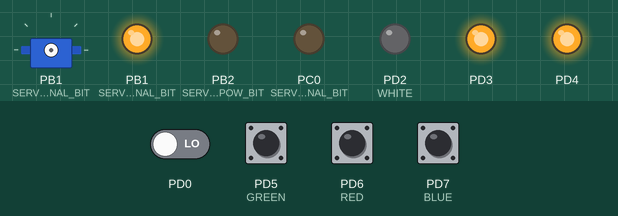
This program was run on a simulated ATmega88P, built with avr-gcc and emulated at 1 MHz. Shown: servo, output pins drawn as LEDs (lit = HIGH). Inputs (shaded band) come from the test bench; at power-on: PD5 (GREEN), PD6 (RED), PD7 (BLUE) HIGH, PD0 LOW. Sleep ends after the set time or at an interrupt; servo pulses on a pin are drawn as a servo (544–2400 µs = 0–180°); pins used as bus, display or sensor lines are not drawn; what the program prints to the serial monitor is not drawn.

Above: at 0.46 s.
1.3 s: PD7 (BLUE) pulled LOW for 0.15 s
At 3.9 s:
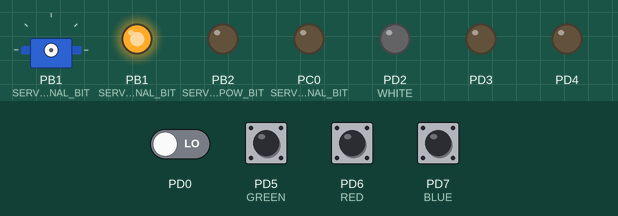
4.4 s: PD6 (RED) pulled LOW for 0.15 s
At 5.4 s:
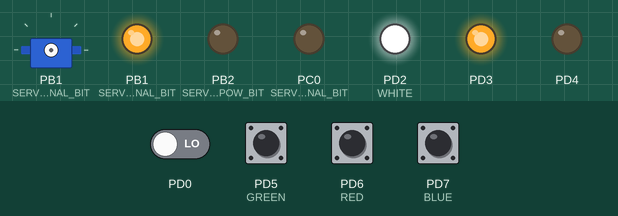
7.5 s: PD5 (GREEN) pulled LOW for 0.15 s
At 9.8 s:
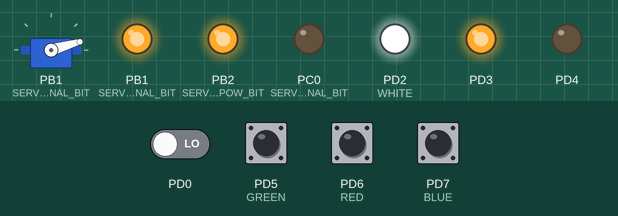
10.6 s: PD5 (GREEN) pulled LOW for 1 s
13.1 s: PD6 (RED) pulled LOW for 1 s
15.6 s: PD7 (BLUE) pulled LOW for 1 s
Timing chart, 0 to 18.6 s (numbered marks = the images above; inputs shaded):
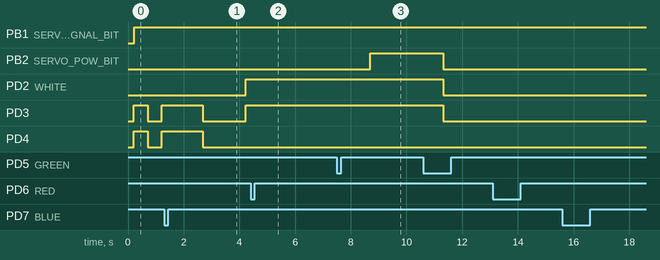

Measured:
- after the input at 1.3 s, PD2 (WHITE): LOW → HIGH after 2.9 s instead of 1.6 s; PD4: HIGH → LOW after 1.4 s instead of 0.41 s
- after the input at 4.4 s, PB2 (SERVO_POW_BIT): stays LOW (without the input it goes to HIGH after 2.8 s)
- after the input at 7.5 s, PB2 (SERVO_POW_BIT): LOW → HIGH after 1.2 s instead of 0.71 s
- after the input at 13.1 s, every drawn part: stays the same
- after the input at 15.6 s, every drawn part: stays the same

The program:

main.c
```c
/*
* aconoffcontroller_board_test.c
*
* Created: 2024/08/09 17:37:28
* Author : qwpmb
*/

#include <avr/io.h>
#include <avr/wdt.h>
#include <util/delay.h>
#include <stdbool.h>
#include "i2c_dht20.h"
#include "usart_io.h"
#include "ac_switch_servo.h"
#include "debug.h"
#include "powersave.h"
#include "indicator.h"
#include "config.h"
#include "buttons.h"

void init();
void main_routine();


uint8_t mcusr_mirror __attribute__ ((section (".noinit")));
void get_mcusr(void) \
__attribute__((naked)) \
__attribute__((section(".init3")));
void get_mcusr(void)
{
	mcusr_mirror = MCUSR;
	MCUSR = 0;
	wdt_disable();
}

int main(void)
{
	#ifdef EBUG
	init_usart();
	DEBUG_PRINT_STR("MCU starts as DEBUG mode.\n");
	#endif //EBUG
	init();
	run_main_sleep_alternation(main_routine);
}


void init(){
	init_buttons();
	init_servo_pwm();
	init_i2c();
	init_indicators();
	indicate(POWERON, false);
	indicate(NOLED, false);
}


float calc_discomfort_index(const float temperature, const float humidity){
	return 0.81 * temperature + 0.01 * humidity * (0.99 * temperature - 14.3) + 46.3;
}

int8_t schmitt_trigger_if_switch_ac(int8_t *switch_on, const float discomfort, const float high_thresh, const float low_thresh){
	/*
	* Determine if A/C should be switched (true) or not (false).
	*/
	if (discomfort > high_thresh && *switch_on == false){
		*switch_on = true;
		return true;
		}else if (discomfort < low_thresh && *switch_on == true){
		*switch_on = false;
		return true;
	}
	return false;
}

int8_t switch_status = false;
void main_routine(void){
	DEBUG_PRINT_STR("Running a main routine.\n");
	// Update switch status if a user changed the status by pressing a SW.
	int8_t new_switch_status = get_pin_status();
	if (new_switch_status >= 0){
		DEBUG_PRINT_STR("switch status has been changed by user: ");
		DEBUG_PRINT_DEC(switch_status); DEBUG_PRINT_STR("\n");
		switch_status = new_switch_status;
	}

	// Read sensor data
	float temp, hum, discomfort;
	int8_t success_read_temp_hum = get_temp_hum(&temp, &hum);
	if(success_read_temp_hum != 0){
		indicate(ERR01, false);
		_delay_ms(3000);
		indicate(NOLED, false);
	}

	// Trigger a A/C switch if comfortability changes.
	discomfort = calc_discomfort_index(temp, hum);
	int8_t toggle_switch = schmitt_trigger_if_switch_ac(&switch_status, discomfort, HIGH_THRESH, LOW_THRESH);
	if(toggle_switch){
		indicate(PRESSING_AC_SWITCH, false);
		enable_servo_pow();
		_delay_ms(HOLD_ANGLE_TIME_MSEC);		// Wait until the servo is well powered.
		rotateto(TARGET_DEG, SERVO0);
		_delay_ms(HOLD_ANGLE_TIME_MSEC);		// Hold the A/C switch for a while.
		rotateto(RESET_DEG, SERVO0);
		_delay_ms(HOLD_ANGLE_TIME_MSEC);		// Ensure the servo motor angle resets.
		disable_servo_pow();
		indicate(NOLED, false);
	}

	// DEBUG logs
	DEBUG_PRINT_STR("temp, hum, discomfort = ");
	DEBUG_PRINT_DEC((int8_t)temp); DEBUG_PRINT_STR(", ");
	DEBUG_PRINT_DEC((int8_t)hum); DEBUG_PRINT_STR(", ");
	DEBUG_PRINT_DEC((int8_t)discomfort); DEBUG_PRINT_STR("\n");
	DEBUG_PRINT_STR("swich status "); DEBUG_PRINT_DEC(switch_status);
	DEBUG_PRINT_STR(", toggled? "); DEBUG_PRINT_DEC(toggle_switch); DEBUG_PRINT_STR("\n");
}
```

ac_switch_servo.c
```c
#include <avr/io.h>
#include <avr/interrupt.h>
#include "ac_switch_servo.h"
#include "debug.h"

#define WRITE16B(p, data) \
do { \
	unsigned char sreg; \
	sreg = SREG; \
	cli(); \
	p = data; \
	SREG = sreg; \
	sei(); \
} \
while(0)


void init_servo_pwm(){
	SERVO_POW_DDR |= SERVO_POW_BIT;
	SERVO0_DDR |= SERVO0_SIGNAL_BIT;
	SERVO1_DDR |= SERVO1_SIGNAL_BIT;

	TCCR1A = 0b10000010;  // Disable OC1B Enable OC1A (PB1).
	TCCR1B = 0b00011001;  // no pre-scaler. Fast PWM, TOP OCR1A, Update OCR1x at BOTTOM.
	TCCR1C = 0;
	WRITE16B(ICR1, 20000);
	WRITE16B(OCR1A, 20000);  // PWM cycle 20 ms. (prescale) / (clk) * OCR0A = (pwm_cycle) where prescale = 1, clk = 1MHz, pwm_cycle = 20ms.
}

void enable_servo_pow(){
	SERVO_POW_PORT |= SERVO_POW_BIT;
}

void disable_servo_pow(){
	SERVO_POW_PORT &= ~SERVO_POW_BIT;
}

unsigned int deg_to_clkcycle(int deg){
	unsigned int clk_cycle	= (unsigned int)(13 * deg + 1224);
	return clk_cycle;
}


void rotateto(const int deg, SERVO servo_idx){
	uint16_t cycle = deg_to_clkcycle(deg);
	switch(servo_idx){
		case SERVO0:
		WRITE16B(SERVO0_COMPARE_REGISTER, cycle);
		break;
		case SERVO1:
		DEBUG_PRINT_STR("Servo1 is not in this version.\n");
		break;
		default:
		DEBUG_PRINT_STR("Unexpected servo index refered. ");
		DEBUG_PRINT_DEC(servo_idx);
		DEBUG_PRINT_STR("\n");
	}
}
```

ac_switch_servo.h
```c
/*
 * ac_switch_servo.h
 *
 * Created: 2024/09/08 17:20:07
 *  Author: qwpmb
 */


#ifndef AC_SWITCH_SERVO_H_
#define AC_SWITCH_SERVO_H_

#define SERVO_POW_DDR (DDRB)
#define SERVO_POW_PORT (PORTB)
#define SERVO_POW_BIT (1 << 2)
#define SERVO0_DDR (DDRB)
#define SERVO0_PORT (PORTB)
#define SERVO0_SIGNAL_BIT (1 << 1)
#define SERVO0_COMPARE_REGISTER (OCR1A)
#define SERVO1_DDR (DDRC)
#define SERVO1_PORT (PORTC)
#define SERVO1_SIGNAL_BIT (1 << 0)

/*
 * Servo 0 timers:
 * - OCR1A
*/

typedef enum {
	SERVO0,
	SERVO1,
}SERVO;

void init_servo_pwm();
void rotateto(const int deg, SERVO servo_idx);
void enable_servo_pow();
void disable_servo_pow();


#endif /* AC_SWITCH_SERVO_H_ */
```

buttons.c
```c
/*
* buttons.c
*
* Created: 2024/09/11 18:57:49
*  Author: qwpmb
*/
#include <avr/io.h>
#include <avr/interrupt.h>
#include <stdbool.h>
#include "buttons.h"
#include "debug.h"


/*
* BUTTONS
* -------
* SW2 BLUE PD7 PCI23
* SW3 RED PD6 PCI22
* SW4 GREEN PD5 PCI21
* They triggers PCI2.
*/
#define BUTTON_DDR (DDRD)
#define BUTTON_PORT (PORTD)
#define BUTTON_PIN (PIND)
#define BLUE (1 << PORTD7)
#define RED (1 << PORTD6)
#define GREEN (1 << PORTD5)

volatile int8_t new_pin_status = -1;

void init_buttons(){
	DDRD &= ~(BLUE | RED | GREEN);
	PORTD |= (BLUE | RED | GREEN);

	PCICR = 0x04;		// Enable PCI2.
	PCMSK2 = 0xE0;

	sei();
}

int8_t get_pin_status(){
	int8_t ret = new_pin_status;
	new_pin_status = -1;
	return ret;
}

ISR(PCINT2_vect){
	uint8_t pin_d_status = BUTTON_PIN;
	DEBUG_PRINT_STR("External interrupt triggered.\n");
	if(!(pin_d_status & BLUE)){
		DEBUG_PRINT_STR("The blue button pressed. Setting the current A/C status on.\n");
		new_pin_status = true;
	}
	if(!(pin_d_status & RED)){
		DEBUG_PRINT_STR("The blue button pressed. Setting the current A/C status off.\n");
		new_pin_status = false;
	}
}
```

buttons.h
```c
/*
 * buttons.h
 *
 * Created: 2024/09/11 18:57:00
 *  Author: qwpmb
 */


#ifndef BUTTONS_H_
#define BUTTONS_H_


void init_buttons();
int8_t get_pin_status();


#endif /* BUTTONS_H_ */
```

debug.h
```c
/*
* debug.h
*
* Created: 2024/09/06 12:21:16
*  Author: qwpmb
*/


#ifndef DEBUG_H_
#define DEBUG_H_

#ifdef EBUG
#include "usart_io.h"
#define DEBUG_PRINT_STR(msg) send_str_usart(msg)
#define DEBUG_PRINT_DEC(dec) send_int8_t_decimal(dec)
#define DEBUG_PRINT_BYTE(chr) send_byte_usart(chr)
#define DEBUG_PRINT_HEX(hex) send_uint8_t_hex(hex)
#else
#define DEBUG_PRINT_STR(msg) do {} while(0)
#define DEBUG_PRINT_DEC(dec) do {} while(0)
#define DEBUG_PRINT_BYTE(chr)do {} while(0)
#define DEBUG_PRINT_HEX(hex) do {} while(0)
#endif


#endif /* DEBUG_H_ */
```

i2c_dht20.c
```c
/*
* i2c_dht20.c
*
* Created: 2024/08/09 17:55:19
*  Author: qwpmb
*/

#include <avr/io.h>
#include <avr/interrupt.h>
#include <util/delay.h>
#include <math.h>
#include "debug.h"
#include "i2c_dht20.h"


uint8_t start_measurement(void);
uint8_t i2c_write_data(uint8_t*, uint8_t);
int8_t i2c_read_data(uint8_t*, uint8_t);

const uint8_t DHT20_SLAVE_ADDRESS = 0x38;
// const uint8_t I2C_WRITE_CONTROL_BIT = 0;
// const uint8_t I2C_READ_CONTROL_BIT = 1;
typedef enum {
	I2C_WRITE_CONTROL_BIT = 0,
	I2C_READ_CONTROL_BIT = 1,
} I2C_SLA_CONTROL_BIT;
#define DHT20_SLAVE_ADDRESS_WITH_RW(RW) ((DHT20_SLAVE_ADDRESS << 1) | RW)
#define WAIT_FOR_TWINT() do { \
	while (!(TWCR & (1 << TWINT))) ;	\
} while(0)

typedef enum {
	SENT_START_COND = 0x08,
	SENT_RESTART_COND = 0x10,
	SENT_SLA_W_ACK = 0x18,
	SENT_SLA_W_NACK = 0x20,
	SENT_DATA_ACK = 0x28,
	SENT_DATA_NACK = 0x30,
	LOST_ARBITRATION = 0x38,
	SENT_SLA_R_ACK = 0x40,
	SENT_SLA_R_NACK = 0x48,
	RECV_DATA_ACK = 0x50,
	RECV_DATA_NACK = 0x58,
} TWI_TX_STATUS;

void init_i2c(){
	// Enable internal pull-ups
	PORTC |= 0x30;
	TWSR |= 0x03;
	TWBR = 0x83;		// SCL 961.54 [Hz] = 1 [MHz] / (16 + 2 * TWBR * prescale[TWPS]) where prescale[TWPS] = prescale[3] = 64 and TWBR = 8
	// all i2c communication are on sync; no interruption are handled.
	// sei(); // allow interrupt

}

uint8_t check_twi_status(TWI_TX_STATUS kind){
	TWI_TX_STATUS twi_status = (TWSR & 0xF8);
	int res = twi_status == kind;
	/*
	if (!res) {
		DEBUG_PRINT_STR("The TWI status is not match.\nexpected, actual = ");
		DEBUG_PRINT_HEX(kind);
		DEBUG_PRINT_STR(" ");
		DEBUG_PRINT_HEX(twi_status);
		DEBUG_PRINT_STR("\n");
	}
	*/
	return res;
}

void issue_stop_condition(void){
	TWCR = (TWCR | (1 << TWINT) | (1 << TWSTO) | (1 << TWEN)) & ~(1 << TWSTA);
}

uint8_t issue_start_condition(I2C_SLA_CONTROL_BIT rw){
	TWCR = (TWCR | (1 << TWINT) | (1 << TWSTA) | (1 << TWEN)) & ~(1 << TWSTO);
	WAIT_FOR_TWINT();
	if (!check_twi_status(SENT_START_COND)){
		return 1;
	}
	TWDR = DHT20_SLAVE_ADDRESS_WITH_RW(rw);
	TWCR |= (1 << TWINT) | (1 << TWEN);
	WAIT_FOR_TWINT();
	if (!check_twi_status(rw == I2C_WRITE_CONTROL_BIT ? SENT_SLA_W_ACK : SENT_SLA_R_ACK)){
		issue_stop_condition();
		return 2;
	}
	return 0;
}


uint8_t i2c_write_data(uint8_t *data, uint8_t len){
	uint8_t start_condition_succeeded = issue_start_condition(I2C_WRITE_CONTROL_BIT);
	if (start_condition_succeeded != 0) {
		return start_condition_succeeded;
	}

	// Start sending data
	for(int i = 0; i < len; i++){
		TWDR = data[i];
		TWCR = (1 << TWINT) | (1 << TWEN);
		WAIT_FOR_TWINT();
		if (!check_twi_status(SENT_DATA_ACK)){
			if(check_twi_status(SENT_DATA_NACK)) {
				issue_stop_condition();
			}
			return 3;
		}
	}
	issue_stop_condition();
	return 0;
}

// Returns bytes received.
int8_t i2c_read_data(uint8_t *data, uint8_t len){
	uint8_t start_condition_succeeded = issue_start_condition(I2C_READ_CONTROL_BIT);
	if (start_condition_succeeded != 0) {
		return start_condition_succeeded;
	}

	int8_t received = 0;
	for(; received < len; received++){
		DEBUG_PRINT_STR("Receiving a byte of ");
		DEBUG_PRINT_DEC(received);
		DEBUG_PRINT_STR("\n");
		// TODO: move following code into another function and use it for sending.
		if (received + 1 == len){
			TWCR = (1 << TWINT) | (1 << TWEN);
		}else{
			TWCR = (1 << TWINT) | (1 << TWEA) | (1 << TWEN);
		}
		WAIT_FOR_TWINT();
		data[received] = TWDR;
		if (check_twi_status(RECV_DATA_NACK)) {
			break;
			} else if (check_twi_status(RECV_DATA_ACK)) {
			continue;
			} else {
			return -1;
		}
	}
	issue_stop_condition();
	return received;
}

uint8_t start_measurement(){
	uint8_t START_COMMAND[] = {0xAC, 0x33, 0x00};
	uint8_t res = i2c_write_data(START_COMMAND, 3);
	_delay_ms(100);
	return res;
}

uint8_t read_dht20(DHT20_RECV *dht20_recv){
	const uint8_t DATASIZE = 7;
	uint8_t recv[DATASIZE];
	int8_t read_data_success	= i2c_read_data(recv, DATASIZE);
	if (read_data_success < 0){
		while(1){
			DEBUG_PRINT_STR("Failed reading data from DHT via I2C. ");
			DEBUG_PRINT_DEC(read_data_success);
			DEBUG_PRINT_BYTE('\n');
			_delay_ms(1000);
		}
	}

	dht20_recv->state = recv[0];
	dht20_recv->hum[0] = recv[1] >> 4;
	dht20_recv->hum[1] = (recv[1] << 4) | (recv[2] >> 4);
	dht20_recv->hum[2] = (recv[2] << 4) | (recv[3] >> 4);
	dht20_recv->temp[0] = recv[3] & 0x0f;
	dht20_recv->temp[1] = recv[4];
	dht20_recv->temp[2] = recv[5];
	dht20_recv->crc = recv[6];
	return 0;
}

float shift_20_bits(uint8_t high, uint8_t mid, uint8_t low){
	float fractional_part = (high * powf(2, 16) + mid * powf(2, 8) + low) / pow(2, 20);
	return fractional_part;
}

void convert_dht20_temp_hum(DHT20_RECV *recv_raw, float* hum, float* temp){
	*hum = shift_20_bits(recv_raw->hum[0], recv_raw->hum[1], recv_raw->hum[2]) * (float)100.0;
	*temp = shift_20_bits(recv_raw->temp[0], recv_raw->temp[1], recv_raw->temp[2]) * (float)200.0 - (float)50.0;
}

uint8_t check_crc(uint8_t crc){
	return 0;
}

int8_t get_temp_hum(float* temp, float* hum){
	cli();
	uint8_t start_success = start_measurement();
	sei();
	if (start_success != 0){
		DEBUG_PRINT_STR("Failed to issue the start command to DHT20. ");
		DEBUG_PRINT_DEC(start_success);
		DEBUG_PRINT_STR("\n");
		return 1;
	}
	DHT20_RECV recv_raw;
	cli();
	uint8_t recv_success = read_dht20(&recv_raw);
	sei();
	if (recv_success != 0){
		DEBUG_PRINT_STR("Failed to read data from DHT20.\n");
		return 2;
	}
	uint8_t crc_success = check_crc(recv_raw.crc);
	if (crc_success != 0){
		DEBUG_PRINT_STR("CRC check failed.\n");
		return 3;
	}
	convert_dht20_temp_hum(&recv_raw, hum, temp);
	return 0;
}
```

i2c_dht20.h
```c
/*
* i2c_dht20.h
*
* Created: 2024/08/21 19:16:53
*  Author: qwpmb
*/


#ifndef I2C_DHT20_H_
#define I2C_DHT20_H_

typedef struct {
	uint8_t state;
	uint8_t hum[3];
	uint8_t temp[3];
	uint8_t crc;
}DHT20_RECV;

void init_i2c();
int8_t get_temp_hum(float*, float*);


#endif /* I2C_DHT20_H_ */
```

indicator.c
```c
/*
* indicator.c
*
* Created: 2024/09/11 15:38:48
*  Author: qwpmb
*/
#include <avr/io.h>
#include <util/delay.h>
#include "indicator.h"

#define LED_DDR (DDRD)
#define LED_PORT (PORTD)
#define GREEN (PORTD4)
#define RED (PORTD3)
#define WHITE (PORTD2)

#define BVGREEN (1 << 2)
#define BVRED (1 << 1)
#define BVWHITE (1 << 0)


void init_indicators(){
	LED_DDR |= (1 << GREEN) | (1 << RED) | (1 << WHITE);
}

void green_led(uint8_t on){
	if(on){
		LED_PORT |= (1 << GREEN);
		}else{
		LED_PORT &= ~(1 << GREEN);
	}
}

void red_led(uint8_t on){
	if(on){
		LED_PORT |= (1 << RED);
		}else{
		LED_PORT &= ~(1 << RED);
	}
}
void white_led(uint8_t on){
	if(on){
		LED_PORT |= (1 << WHITE);
		}else{
		LED_PORT &= ~(1 << WHITE);
	}
}

void light_as(uint8_t x){
	/*
	x: uint8_t
	Least 3 bits represents if green, red or white led turns on.
	*/
	LED_PORT = (LED_PORT & 0xe3) | ((0x07 & x) << 2);
}

void lights_off(){
	light_as(0);
}

void indicate(LED_PATTERN pattern, uint8_t halt){
	switch (pattern){
		case POWERON:
		while(1){
			light_as(BVGREEN | BVRED);
			_delay_ms(500);
			light_as(0);
			_delay_ms(500);
			light_as(BVGREEN | BVRED);
			_delay_ms(500);
			light_as(0);
			_delay_ms(500);
			if(!halt) break;
		}
		break;
		case PRESSING_AC_SWITCH:
		light_as(BVRED | BVRED | BVWHITE);
		break;
		case CURRENT_STATUS_AC_OFF:
		light_as(BVGREEN);
		break;
		case CURRENT_STATUS_AC_ON:
		light_as(BVRED);
		break;
		case ERR01:
		while(1){
			light_as(BVWHITE | BVRED);
			if(!halt) break;
		}
		break;
		case ERR02:
		while(1){
			light_as(BVWHITE | BVGREEN);
			if(!halt) break;
		}
		break;
		case ERR03:
		while(1){
			light_as(BVWHITE);
			if(!halt) break;
		}
		break;
		case NOLED:
		default:
		while(1){
			light_as(0);
			if (!halt) break;
		}
		break;
	}
}
```

indicator.h
```c
/*
 * indicator.h
 *
 * Created: 2024/09/11 15:37:35
 *  Author: qwpmb
 */


#ifndef INDICATOR_H_
#define INDICATOR_H_

typedef enum {
	POWERON,
	PRESSING_AC_SWITCH,
	CURRENT_STATUS_AC_ON,
	CURRENT_STATUS_AC_OFF,
	ERR01,
	ERR02,
	ERR03,
	NOLED,
} LED_PATTERN;

void init_indicators();
void lights_off();
void indicate(LED_PATTERN, uint8_t);


#endif /* INDICATOR_H_ */
```

powersave.c
```c
#include <avr/io.h>
#include <avr/interrupt.h>
#include <avr/power.h>
#include <avr/wdt.h>
#include <avr/sleep.h>
#include "powersave.h"
#include "debug.h"

#ifdef EBUG
#include <util/delay.h>
#endif //EBUG

/*
	Sleep time is 56 [sec.] = 8 [s] \times 7;
 */
const int SLEEP_CNT = 7;

void init_powersave(){
	cli();

	// Disable unnecessary hardwares
	power_adc_disable();
	power_spi_disable();

	// Init the sleep confiugration
	set_sleep_mode(SLEEP_MODE_PWR_DOWN);
	sei();
}

void establish_wdt(){
	cli();
	wdt_reset();
	MCUSR &= ~(1<<WDRF);
	WDTCSR |= (1 << WDCE | 1 << WDE);
	WDTCSR = (1 << WDIE) | (1<<WDP3) | (1 << WDP0);
	sei();
}

void revoke_wdt(){
	cli();
	wdt_reset();
	MCUSR &= ~(1 << WDRF);
	WDTCSR |= (1 << WDCE | 1 << WDE);
	WDTCSR = 0x00;
	sei();
}

void turn_into_sleep(){
	DEBUG_PRINT_STR("Start sleeping.\n");
	int wdt_cnt = 0;
	while(wdt_cnt < SLEEP_CNT){
		DEBUG_PRINT_STR("Start a new sleeping: ");
		DEBUG_PRINT_DEC(wdt_cnt);
		DEBUG_PRINT_STR("\n");
		#ifdef EBUG
		_delay_ms(500);			// wait for serial send.
		#endif //EBUG
		cli();
		sleep_enable();
		sleep_bod_disable();
		establish_wdt();
		sei();
		sleep_cpu();
		DEBUG_PRINT_STR("Stop the sleep.\n");
		wdt_cnt++;
	}
	sleep_disable();
	wdt_disable();
	DEBUG_PRINT_STR("Sleep counts satisfied.\n");
}

void run_main_sleep_alternation(void (*fn)()){
	init_powersave();
	while(1){
		fn();
		turn_into_sleep();
	}
}

ISR(WDT_vect){
	DEBUG_PRINT_STR("Interrupt triggered by WDT which was jumped from WDT_vect.\n");
}
```

powersave.h
```c
/*
 * wdt.h
 *
 * Created: 2024/09/10 20:45:26
 *  Author: qwpmb
 */


#ifndef WDT_H_
#define WDT_H_

void run_main_sleep_alternation(void (*fn)());


#endif /* WDT_H_ */
```

usart_io.c
```c
/*
 * usart_io.c
 *
 * Created: 2023/08/22 17:32:13
 *  Author: qwpmb
 */

#include <avr/io.h>
#include "usart_io.h"
#include "util.h"

const uint8_t ASCII_OFFSET = 48;
const uint8_t HEX_OFFSET = 7;

void init_usart(){
	DDRD |= (1 << PORTD1);
	UBRR0H = (unsigned char)(BAUD_UBRR >> 8);
	UBRR0L = (unsigned char)(BAUD_UBRR);
	UCSR0C = 0x06;
	UCSR0B = 0x08;
}

void send_byte_usart(unsigned char data){
	while (!(UCSR0A & 0x20));
	UDR0 = data;
}

void send_str_usart(char *str){
	while(1){
		char c = *str;
		if(!*str++) return;
		send_byte_usart(c);
	}
}

#define STRLEN (8)

void send_int8_t_decimal(int8_t digit){
	int8_t digit_abs = ABS(digit);
	int8_t digit_col_cnt = digit_abs;
	char str[STRLEN];
	int8_t col = 0;
	for(int i = 0; i < STRLEN; i++){
		str[i] = '\0';
	}

	while (digit_col_cnt > 0){
		col++;
		digit_col_cnt /= 10;
	}

	if(col == 0){
		send_byte_usart('0');
	}else{
		int8_t prefix=0;
		if ( digit < 0 ){
			prefix=1;
			str[0] = '-';
		}
		for(int i = 0; i < col; i++){
			unsigned char c = (digit_abs % 10) + ASCII_OFFSET;
			str[col - i + prefix - 1] = c;
			digit_abs /= 10;
		}
	}
	send_str_usart(str);
}

void send_uint8_t_hex(uint8_t digit){
	char str[STRLEN];
	for(int i = 0; i < STRLEN; i++){
		str[i] = '\0';
	}
	str[0] = '0';
	str[1] = 'x';
	for(int i = 3; i >= 2; i--){
		unsigned char c = (digit % 16) + ASCII_OFFSET;
		str[i] = c >= 58 ? c + HEX_OFFSET : c;
		digit /= 16;
	}
	send_str_usart(str);
}
```

usart_io.h
```c
/*
 * usart_io.h
 *
 * Created: 2023/08/22 17:35:51
 *  Author: qwpmb
 */


#ifndef USART_IO_H_
#define USART_IO_H_

#define BAUD (1200)
#define BAUD_UBRR (51)

void init_usart();
void send_byte_usart(unsigned char);
void send_str_usart(char*);
void send_int8_t_decimal(int8_t);
void send_uint8_t_hex(uint8_t);


#endif /* USART_IO_H_ */
```

Source omitted: util.h (207 bytes), config.h (614 bytes)
